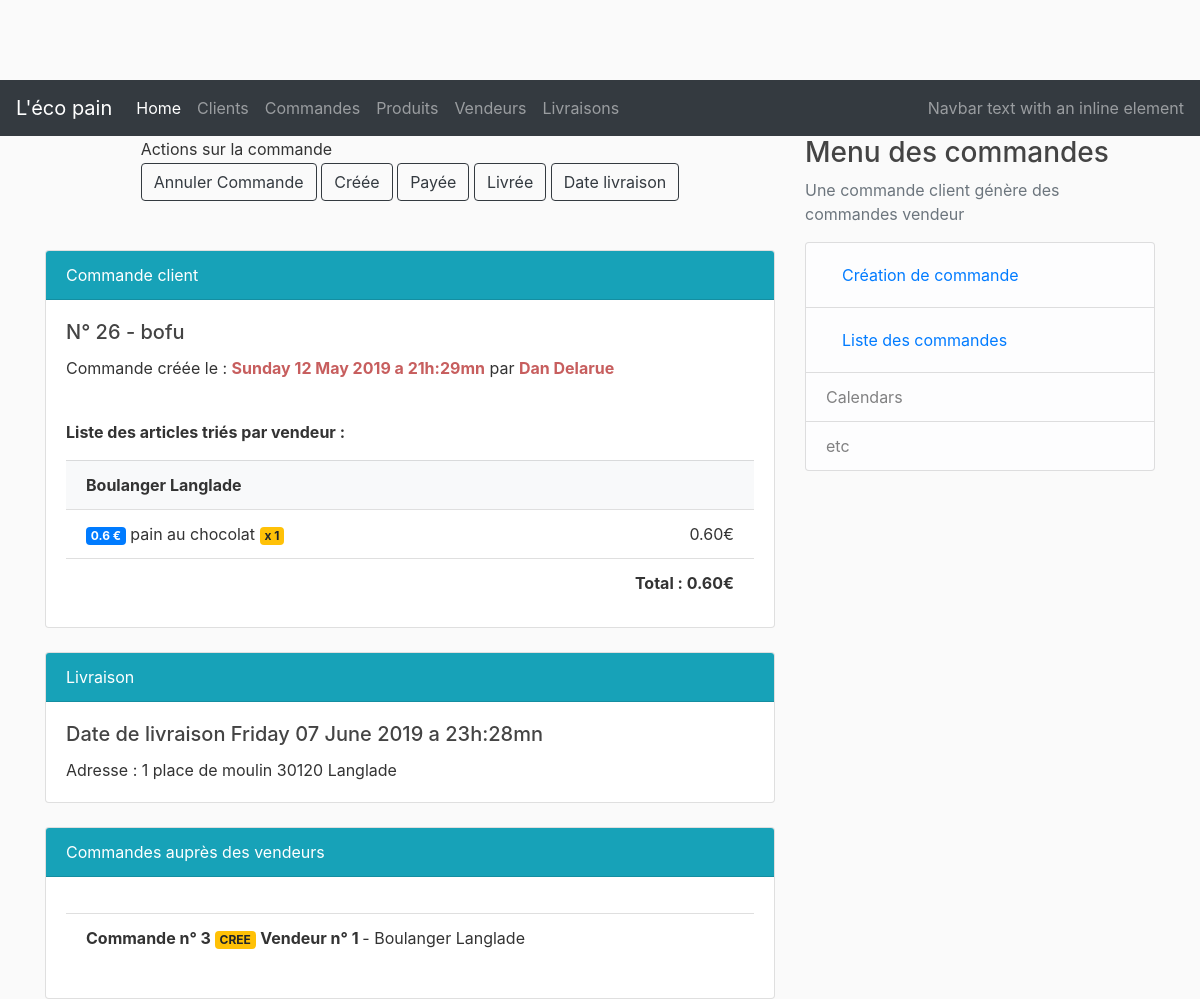
/orders/26, run on the app's committed database.
### lecopain/dao/models.py (models this page shows, shortened)
class CustomerOrder(db.Model)   :
    __tablename__               = 'customer_orders'
    id                          = db.Column(db.Integer, primary_key                             = True)
    title                       = db.Column(db.String(50), nullable                             = False)
    created_at                  = db.Column(db.DateTime, nullable                               = False, default = datetime.utcnow)
    customer_id                 = db.Column(db.Integer, db.ForeignKey('customers.id'), nullable = False)
    status                      = db.Column(db.String(20), nullable                             = False)
    vendorOrders                = db.relationship('VendorOrder', backref = 'customerOrder', lazy = True)
    delivery                    = db.relationship('Delivery', uselist=False)
    delivery_dt                 = db.Column(db.DateTime)
    payement_status             = db.Column(db.String(20), nullable                             = False)

class Customer(db.Model)        :
    __tablename__               = 'customers'
    id                          = db.Column(db.Integer, primary_key                             = True)
    firstname                   = db.Column(db.String(50), nullable                             = False)
    lastname                    = db.Column(db.String(50), nullable                             = False)
    address                     = db.Column(db.String(200))
    cp                          = db.Column(db.String(20))
    city                        = db.Column(db.String(50))
    email                       = db.Column(db.String(200), nullable                            = False)
    created_at                  = db.Column(db.DateTime, nullable                               = False, default = datetime.utcnow)
    orders                      = db.relationship('CustomerOrder', backref                      = 'owner', lazy  = True)

class Product(db.Model)      :
    __tablename__            = 'products'
    id                       = db.Column(db.Integer, primary_key = True)
    name                     = db.Column(db.String(50), nullable = False)
    description              = db.Column(db.String(250))
    price                    = db.Column(db.Float)
    status                   = db.Column(db.String(20))
    selections               = db.relationship('CustomerOrder', secondary = 'order_product', backref = db.backref('selected_products'))
    vendor_id                = db.Column(db.Integer, db.ForeignKey('vendors.id'), nullable = False)

class Vendor(db.Model)        :
    __tablename__             = 'vendors'
    id                        = db.Column(db.Integer, primary_key  = True)
    name                      = db.Column(db.String(50), nullable  = False)
    email                     = db.Column(db.String(200), nullable = False)
    products                  = db.relationship('Product', backref = 'vendor', lazy = True)
    vendorOrders              = db.relationship('VendorOrder', backref = 'vendor', lazy = True)

class Order_product(db.Model) :
    __tablename__             = 'order_product'
    order_id                  = db.Column(db.Integer, db.ForeignKey('customer_orders.id'), primary_key = True)
    product_id                = db.Column(db.Integer, db.ForeignKey('products.id'), primary_key        = True)
    quantity                  = db.Column(db.Integer)
    price                     = db.Column(db.Float)

class VendorOrder(db.Model)   :
    __tablename__             = 'vendor_orders'
    id                        = db.Column(db.Integer, primary_key                                      = True)
    title                     = db.Column(db.String(50), nullable                                      = False)
    vendor_id                 = db.Column(db.Integer, db.ForeignKey('vendors.id'), nullable      = False)
    customer_order_id         = db.Column(db.Integer, db.ForeignKey('customer_orders.id'), nullable    = False)
    status                    = db.Column(db.String(20), nullable                                      = False)

### lecopain/controllers/order_controller.py (the view)
@order_page.route("/orders/<int:order_id>", methods=['GET', 'POST'])
def order(order_id):
    order = CustomerOrder.query.get_or_404(order_id)
    customer = Customer.query.get_or_404(order.customer_id)
    products = order.selected_products
    products.sort(key=lambda x: x.vendor_id, reverse=True)
    sorted_products = sorted(products, key=lambda x: x.vendor_id, reverse=True)
    bought_items = Order_product.query.filter(Order_product.order_id == order.id).all()
    return render_template('/orders/order.html', order=order, bought_items=bought_items, products=sorted_products, customer=customer)

### lecopain/templates/orders/order.html (shortened to what this page needs)
{% extends "layout.html" %}
{% block content %}
  <table align="center">
    <tr>
      <td valign="center">Actions sur la commande</td>
    </tr>
    <tr>
      <td>
        <a href="/orders/update/{{ order.id }}/annulation" class="btn btn-outline-dark" >Annuler Commande </a>
        <a href="/orders/update/{{ order.id }}/created" class="btn btn-outline-dark" >Créée </a>
        <a href="/orders/update/{{ order.id }}/paid" class="btn btn-outline-dark">Payée</a>
        <a href="/orders/update/{{ order.id }}/delivered" class="btn btn-outline-dark">Livrée</a>
        <a href="/orders/update/{{ order.id }}/time" class="btn btn-outline-dark">Date livraison</a>
      </td>
    </tr>
  </table>
<br>
<br>
    <div class="card  " >
        <div class="card-header text-white bg-info">
                Commande client
        </div>
        <div class="card-body">
          <h5 class="card-title"> N° {{order.id}} - {{order.title}}</h5>
          <p class="card-text">Commande créée le : <b style="color:rgb(199, 94, 94);">{{ order.created_at.strftime('%A %d %B %Y a %Hh:%Mmn' ) }}</b> par <b style="color:rgb(199, 94, 94);">{{customer.firstname}} {{customer.lastname}}</b></p>
          <br>
          <p><b>Liste des articles triés par vendeur :</b></p>
          <ul class="list-group list-group-flush">
          {% set total = {'value': 0.00} %}
          {% set vendor = {'value': ''} %}
          {% for product in order.selected_products %}
            {% if vendor.value != product.vendor.name %}
            <li class="list-group-item bg-light">
                    <b>{{product.vendor.name}}</b>
                    {% set vendor = {'value': product.vendor.name} %}
            </li>
            {% endif%}
            <li class="list-group-item">
              <span class="badge badge-primary">{{product.price}} €</span>
              {{product.name}}
                {% for product_order in bought_items %}
                    {% if product_order.product_id == product.id %}
                    <span class="badge badge-warning">x {{product_order.quantity}}</span>
                    <span style="float: right"> {{ "%.2f"|format(product_order.quantity * product.price) }}€</span>
                    {% endif%}
                {% endfor %}
            </li>
          {% endfor %}
          <li class="list-group-item">
                <b><span style="float: right">Total : {{ "%.2f"|format(total.value|float) }}€</span></b>
          </li>
        </ul>
        </div>
      </div>
      <br>
      <div class="card">
          <div class="card-header text-white bg-info">
                  Livraison
          </div>
          <div class="card-body">
            <h5 class="card-title">Date de livraison {{ order.delivery_dt.strftime('%A %d %B %Y a %Hh:%Mmn') }}</h5>
            <p class="card-text">Adresse  : {{ customer.address }} {{ customer.cp }} {{ customer.city }} </p>
          </div>
        </div>
        <br>
        <div class="card">
            <div class="card-header text-white bg-info" >
                    Commandes auprès des vendeurs
            </div>
            <div class="card-body">
                <ul class="list-group list-group-flush">
                {% for vendorOrder in order.vendorOrders %}
                <li class="list-group-item">
                    <b>Commande n° {{vendorOrder.id}} </b>  <span class="badge badge-warning">{{vendorOrder.status}}</span>
                    <b>Vendeur n° {{vendorOrder.vendor.id}} </b> - {{vendorOrder.vendor.name}}</p>
                </li>
                {% endfor %}
                </ul>
            </div>
          </div>
{% endblock %}
{% block right_menu %}
<div class="content-section">
    <h3>Menu des commandes</h3>
    <p class='text-muted'>Une commande client génère des commandes vendeur
        <ul class="list-group">
        <li class="list-group-item list-group-item-light">
                <a class="nav-link" href="/orders/new">Création de commande</a></li>
        <li class="list-group-item list-group-item-light">
                <a class="nav-link" href="/orders">Liste des commandes</a></li>
        <li class="list-group-item list-group-item-light">Calendars</li>
        <li class="list-group-item list-group-item-light">etc</li>
        </ul>
    </p>
</div>
{% endblock %}

### lecopain/static/main.css (style rules this page uses)
body { background: #fafafa; color: #333333; margin-top: 5rem; }
h1, h2, h3, h4, h5, h6 { color:#444444; }

### data on the page
CustomerOrder: id "26", title "bofu", created_at "Sunday 12 May 2019 a 21h:29mn", delivery_dt "Friday 07 June 2019 a 23h:28mn"
Customer: firstname "Dan", lastname "Delarue", address "1 place de moulin", cp "30120", city "Langlade"
Product: vendor.name "Boulanger Langlade", price "0.6", name "pain au chocolat"
Order_product: quantity "1", product_order.quantity*product.price "0.60"
VendorOrder: id "3", status "CREE", vendor.id "1", vendor.name "Boulanger Langlade"

### other printed values
{{ "%.2f"|format(total.value|float) }} "0.60"
